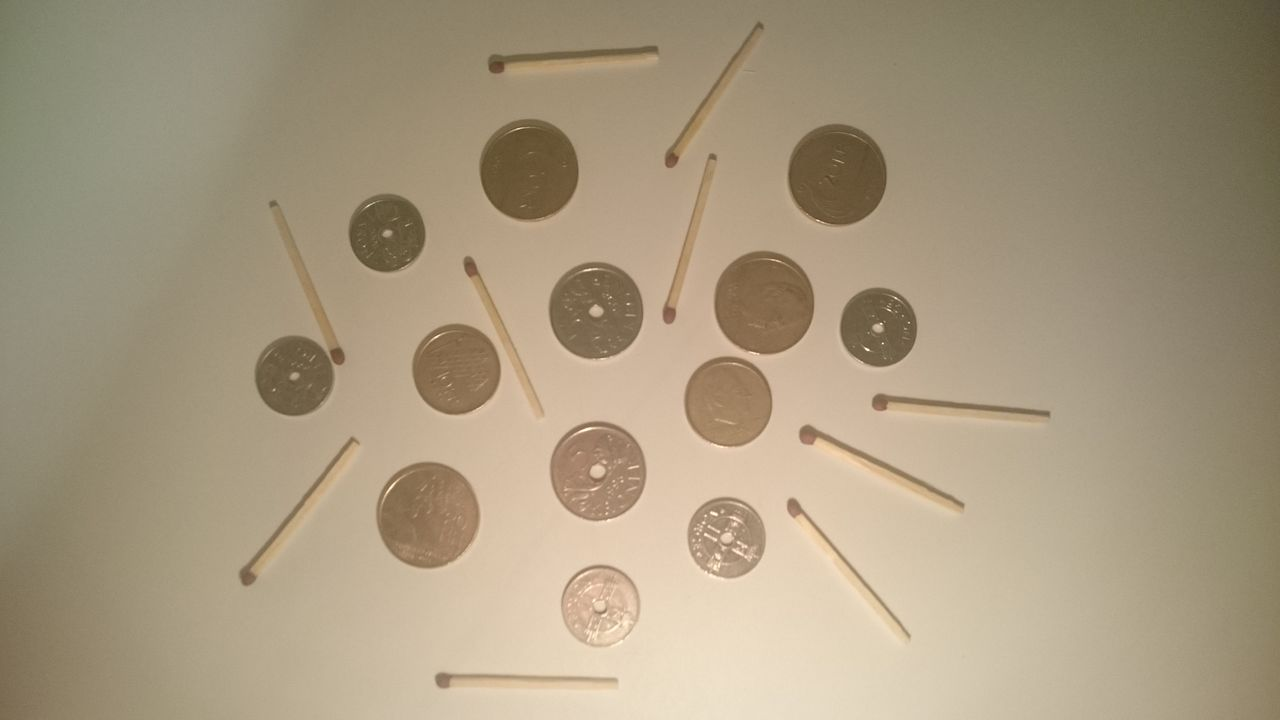
%> input picture sample1.jpg, 1280 x 720 px
$ octave coins.m   (GNU Octave 9; MATLAB toolbox functions it lacks are replaced by stand-ins)
%> lines starting %> are read from the running program, lines starting %| are printed output that depends on the picture; in (x1, y1, x2, y2) boxes, pixels count from 0 and x2, y2 are one past the last pixel; in counts of white or black regions, pixels touching at a corner belong together; the program's own positions count from 1
close all;
img = (imread('sample1.jpg'));
%> img is the input picture: size 720x1280x3 uint8; mean R, G, B 167.6, 153, 127.8
%figure, imshow(img);
img_gray = rgb2gray(img);
imshow(img), title('Input Image.');
% [7 lines of commented-out code are left out]
m = 12;
n = 12;
img_filter = imfilter(img_gray, fspecial('average', [m n]));
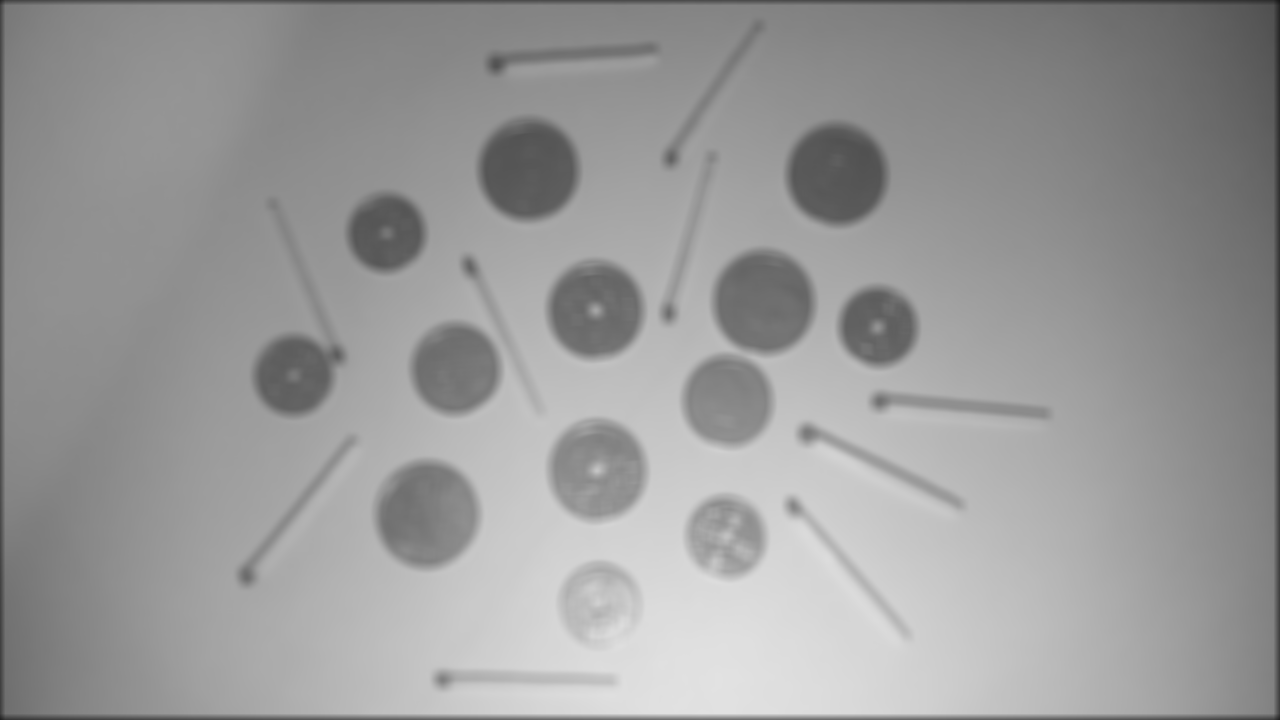
%> img_filter: size 720x1280 uint8; min 23, max 226, mean 153.6
%figure, imshow(f), title('f')

% Edge detection
[~, threshold] = edge(img_filter, 'canny');
%> threshold = [0.0711 0.178]
fudgeFactor = 1.5;
img_edge = edge(img_filter, 'canny', threshold * fudgeFactor);
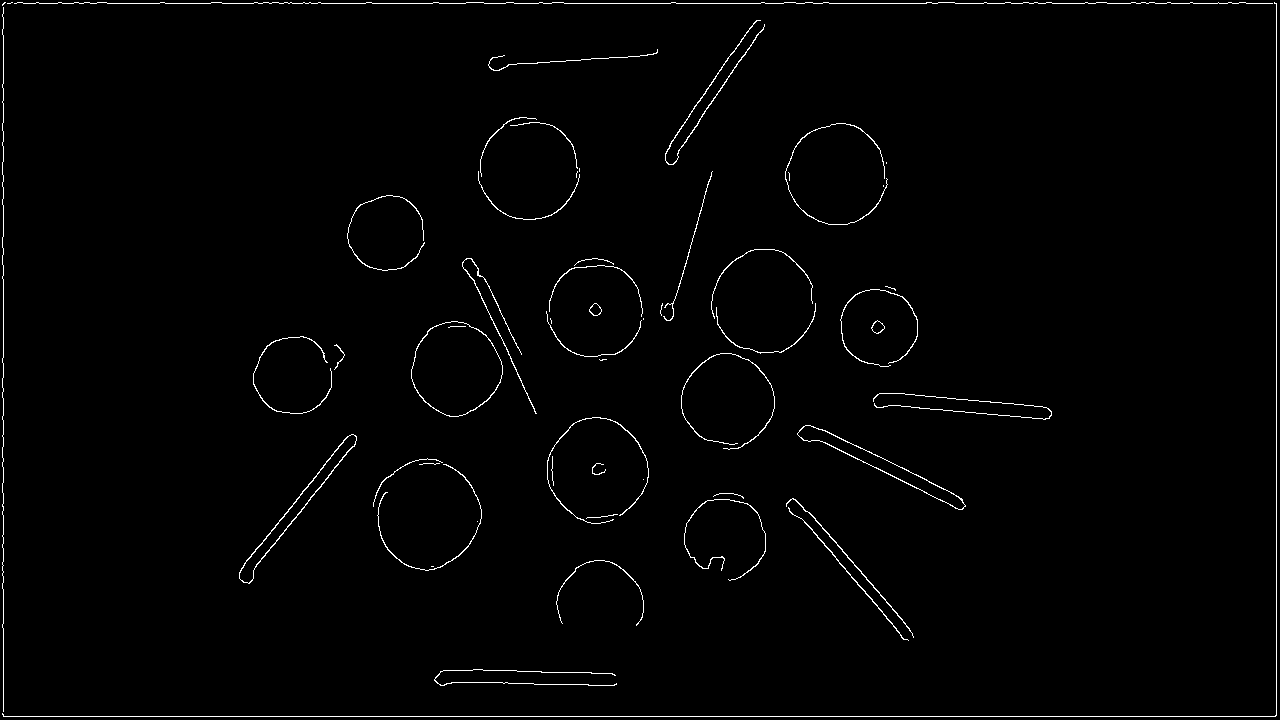
%> img_edge: size 720x1280 logical; 1.3% white in thin lines or dots
%figure, imshow(img_edge), title('edge detection')

% Dilate image to make the coin edges complete without holes
se_disk = strel('disk',4);
se_line1 = strel('line',3,100);
se_line2 = strel('line',3,100);
img_dilated = imdilate(img_edge, se_disk);
%> img_dilated: size 720x1280 logical; 8.5% white; 26 white regions, largest, box (x1, y1, x2, y2) and area: (0, 0, 1280, 720) 27507, (794, 422, 969, 513) 2818, (236, 431, 360, 587) 2791
img_dilated = imdilate(img_dilated, [se_line1 se_line2]);
%> img_dilated: size 720x1280 logical; 11% white; 24 white regions, largest, box (x1, y1, x2, y2) and area: (0, 0, 1280, 720) 32657, (678, 244, 819, 455) 6162, (408, 253, 540, 422) 5633
%figure, imshow(img_dilated), title('dilate')

% Remove stuff touching the image border and fill complete objects
img_clearborder = imclearborder(img_dilated, 4);
%> img_clearborder: size 720x1280 logical; 7.5% white; 23 white regions, largest, box (x1, y1, x2, y2) and area: (678, 244, 819, 455) 6162, (408, 253, 540, 422) 5633, (794, 420, 969, 515) 4133
%figure, imshow(BWclear), title('cleared border image');
img_fill = imfill(img_clearborder, 'holes');
%> img_fill: size 720x1280 logical; 13.8% white; 20 white regions, largest, box (x1, y1, x2, y2) and area: (678, 244, 819, 455) 17978, (408, 253, 540, 422) 10645, (370, 453, 485, 576) 10612
%figure, imshow(img_fill), title('fill holes')

% Erode image to make a clear cut between objects
se_diamond = strel('diamond',2);
img_erode = imerode(img_fill,se_diamond);
%> img_erode: size 720x1280 logical; 12.2% white; 21 white regions, largest, box (x1, y1, x2, y2) and area: (680, 246, 817, 453) 16878, (372, 455, 483, 574) 9964, (546, 414, 650, 527) 9033
for k=1:3
    img_erode = imerode(img_erode,se_diamond);
end
%> this loop made 3 passes
%> pass 1, `img_erode = imerode(img_erode,se_diamond);`:
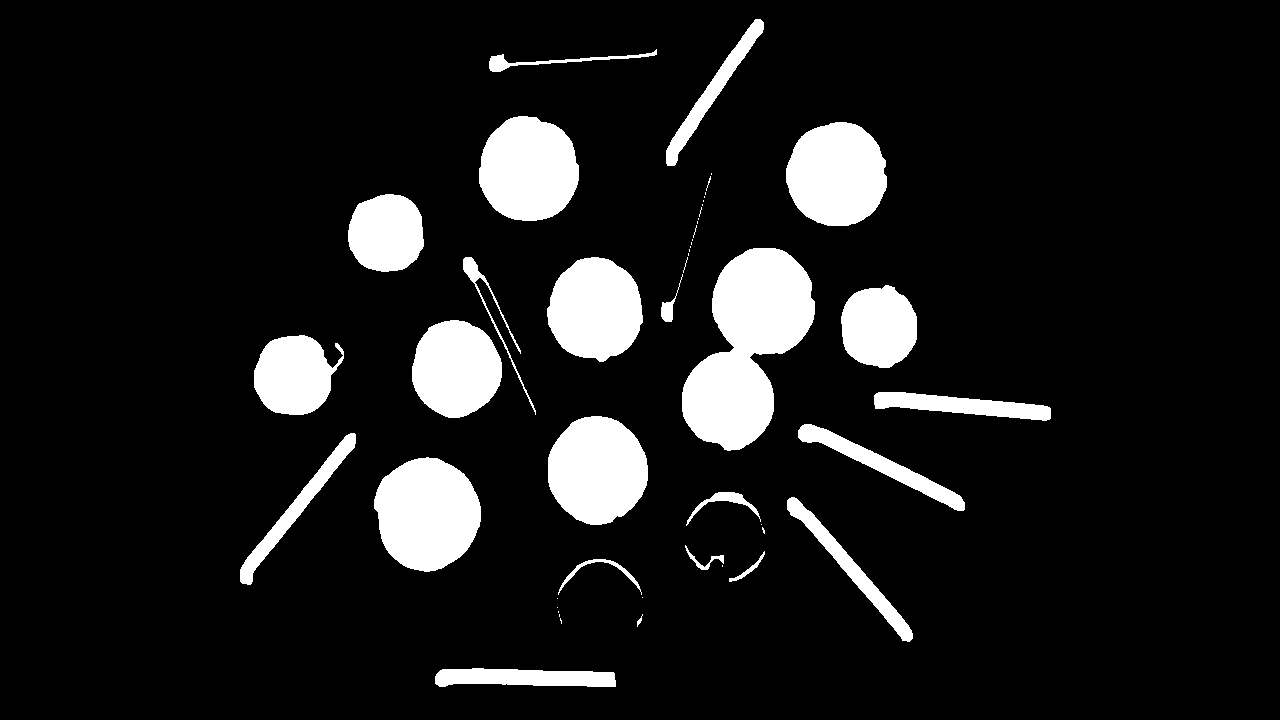
%> img_erode: size 720x1280 logical; 10.7% white; 49 white regions (25 under 20 px), largest, box (x1, y1, x2, y2) and area: (682, 248, 815, 451) 15797, (374, 457, 481, 572) 9333, (548, 416, 648, 525) 8439
img_nosmall = bwareaopen(img_erode,300); % Remove small objects (noise)
%> img_nosmall: size 720x1280 logical; 8.2% white; 16 white regions
%figure, imshow(img_nosmall), title('erode')

[B, L] = bwboundaries(img_nosmall);
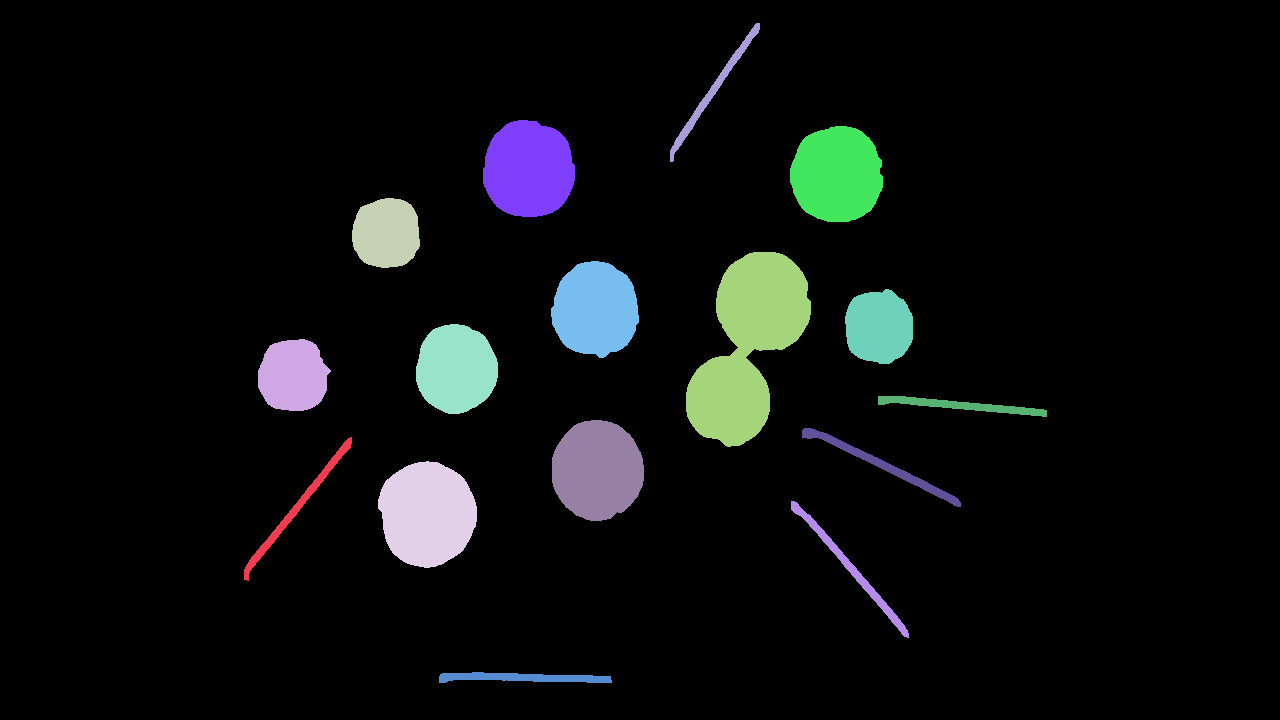
%> L: size 720x1280 double; 17 distinct labels, from 0 to 16; one colour per label, 0 black
%> B = 16 boundaries; largest, box (x1, y1, x2, y2) and points: (686, 252, 811, 447) 514, (439, 672, 612, 683) 357, (878, 396, 1047, 417) 351, (802, 428, 961, 507) 329, (244, 437, 352, 581) 292
% [6 lines of commented-out code are left out]

stats = regionprops(L,img(:,:,1),...
    'Area','Centroid','Orientation','EquivDiameter','Image','BoundingBox');
%> stats = 16 regions; largest, box (x1, y1, x2, y2), Area, Centroid, Orientation and EquivDiameter: (686, 252, 811, 447) 13697 [748.4 346] 70.66 132.1, (378, 461, 477, 568) 8123 [427.8 514.5] -84.56 101.7, (552, 420, 644, 521) 7307 [598 470.7] -88.54 96.45
threshold = 0.80; % For differentiating coins from matches based on an objects circularity

coinCentroids = [];
coinTypes = []; % 0 for Silver, 1 for Gold
coinValues = []; % 1, 5, 10 eller 20 kroning
coinAreas = [];
silverCoinAreas = [];
goldCoinAreas = [];
matchCentroids = [];
matchAngles = [];
radiusRange = [8,40];

for k = 1:length(B)
    boundary = B{k};
    delta_sq = diff(boundary).^2;
    perimeter = sum(sqrt(sum(delta_sq,2)));
    area = stats(k).Area;
    metric = 4*pi*area/perimeter^2;
    metric_string = sprintf('%2.2f',metric);
    angle_string = sprintf('%2.2f',stats(k).Orientation);
    centroid = stats(k).Centroid;
    if metric > threshold
        % Object is round, therefore a coin
        coinValues = [coinValues; 0];
        coinAreas = [coinAreas; area];
        coinCentroids = [coinCentroids; centroid];
        bbox = stats(k).BoundingBox;
        im = imcrop(img,bbox);
        %figure, imshow(im);
        [centers,radii] = imfindcircles(im,radiusRange,'ObjectPolarity','bright');
        %viscircles(centers,radii);
        if length(centers) > 0
            % Coin has a hole, therefore either 1-kroning or 5-kroning
            coinTypes = [coinTypes; 0];
            silverCoinAreas = [silverCoinAreas; area];

        else
            % Coin does not have hole, therefore either 10-kroning or
            % 20-kroning
            coinTypes = [coinTypes; 1];
            goldCoinAreas = [goldCoinAreas; area];
        end

    else
        % Object is a match
        angle = stats(k).Orientation;
        matchCentroids = [matchCentroids; centroid];
        matchAngles = [matchAngles; angle];
    end

    %plot(centroid(1),centroid(2),'ko');
%     text(boundary(1,2)-35,boundary(1,1)+13,angle_string,'Color','y',...
%       'FontSize',14,'FontWeight','bold');

end
%> this loop made 16 passes
%> (perimeter, area, metric, metric_string, angle_string, coinValues, coinAreas, coinCentroids) on pass 2: (243.2, 4122, 0.876, '0.88', '87.05', 0, 4122, [293.7 376.3])
%> (perimeter, area, metric, metric_string, angle_string, centroid, bbox, centers) on passes 7, 8, 9, 12, 15: (316, 7134, 0.898, '0.90', '-83.14', [529.3 170], [483.5 120.5 92 97], [47 49.5]), (305.1, 6546, 0.884, '0.88', '-88.37', [595.9 310], [551.5 261.5 88 97], [46.2 51.36]), (318.4, 7307, 0.906, '0.91', '-88.54', [598 470.7], [552.5 420.5 92 101], [46.21 51.11]), (317.7, 7120, 0.887, '0.89', '89.10', [837.4 175.1], [790.5 126.5 93 96], [47.5 49]), (241.2, 4087, 0.883, '0.88', '-80.73', [879.5 327.4], [845.5 289.5 68 75], [35 38.5])
%> pass 2, `im = imcrop(img,bbox);`:
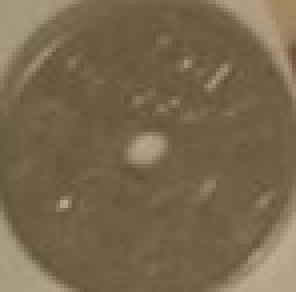
%> im: size 73x74x3 uint8 (shown 4 times larger); mean R, G, B 120, 103.6, 77.5
%> pass 3, `im = imcrop(img,bbox);`:
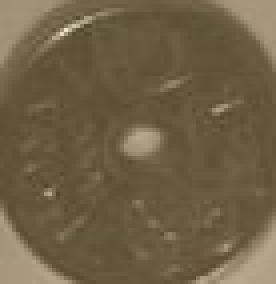
%> im: size 71x69x3 uint8 (shown 4 times larger); mean R, G, B 111.3, 96.8, 68.8
%> after the loop:
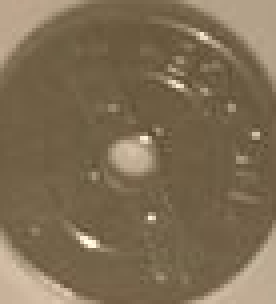
%> im: size 76x69x3 uint8 (shown 4 times larger); mean R, G, B 126.1, 108.9, 83.5
%> after the loop, coinCentroids = [293.7 376.3; 386.9 233.8; 427.8 514.5; 456.8 369.4; 529.3 170; 595.9 310; 598 470.7; 837.4 175.1; 879.5 327.4]; matchCentroids = [297.3 508.4; 523.9 678.2; 714 91; 748.4 346; 851.5 569; 882.1 465.5; 962 406.2]

goldThreshold = 0.1;
silverThreshold = 0.1;
maxSilver = max(silverCoinAreas);
%> maxSilver = 8123
maxGold = max(goldCoinAreas);
%> maxGold = []
for k=1:length(coinTypes)
    area = coinAreas(k);
    if coinTypes(k) == 0
        if  area >= maxSilver-maxSilver*silverThreshold
            % 5-kroning
            coinValues(k) = 5;
        else
            % 1-kroning
            coinValues(k) = 1;
        end
    else
        if area >= maxGold-maxGold*goldThreshold
            % 20-kroning
            coinValues(k) = 20;
        else
            % 10-kroning
            coinValues(k) = 10;
        end
    end
end
%> this loop made 9 passes
%> area on passes 1 to 9: 4122, 3893, 8123, 5780, 7134, 6546, 7307, 7120, 4087
%> after the loop, coinValues = [1; 1; 5; 1; 1; 1; 1; 1; 1]

% OUTPUT:
coinCentroids
coinValues
%> coinValues = [1; 1; 5; 1; 1; 1; 1; 1; 1]
matchCentroids
matchAngles
%> matchAngles = [51.47; -0.997; 55.94; 70.66; -49.04; -25.5; -4.93]
